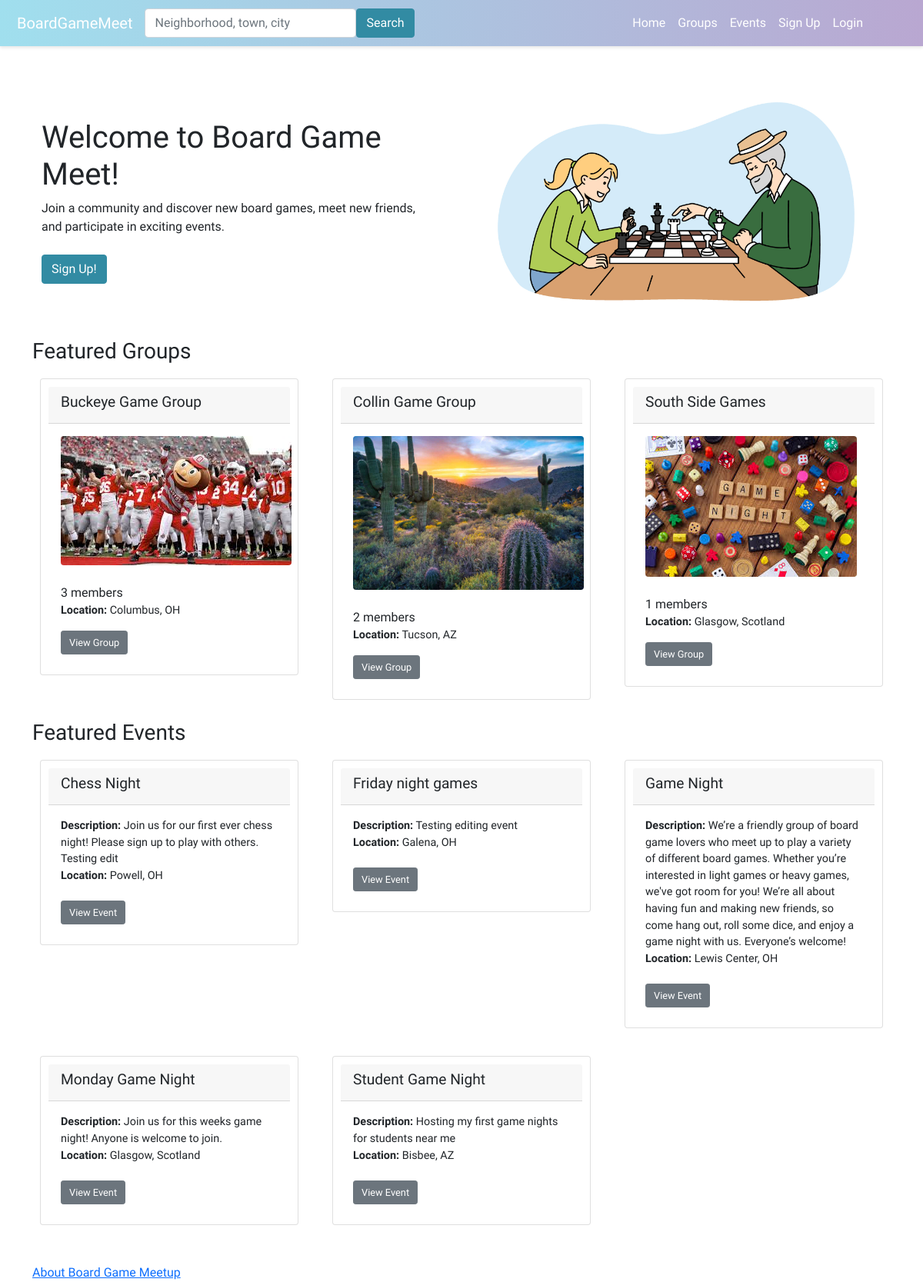
The page / on the database its author committed.
### boardgame/models.py (models this page shows, shortened)
class Group(models.Model):
    name = models.CharField(max_length=100)
    description = models.TextField()
    members = models.ManyToManyField(User, through='GroupMembers')
    slug = models.SlugField(unique=True)
    group_image = models.ImageField(upload_to='group_images/', null=True, blank=True)
    TYPE_SELECT = (
        ('Public', 'Public'),
        ('Private', 'Private'),
    )
    group_privacy = models.CharField(max_length=10,choices=TYPE_SELECT,default='Public')
    categories = models.ManyToManyField(Category, related_name='groups', blank=True)
    tags = models.ManyToManyField(Tag, related_name='groups', blank=True)

class GroupLocation(models.Model):
    group = models.OneToOneField('Group', on_delete=models.CASCADE)
    city = models.CharField(max_length=100)
    sublocality = models.CharField(max_length=100, blank=True)  # neighborhoods or sublocalities
    state = models.CharField(max_length=100, blank=True)
    postcode = models.CharField(max_length=20, blank=True)
    country = models.CharField(max_length=100)
    latitude = models.DecimalField(max_digits=9, decimal_places=6, blank=True, null=True)
    longitude = models.DecimalField(max_digits=9, decimal_places=6, blank=True, null=True)

class Event(models.Model):
    group = models.ForeignKey(Group, on_delete=models.CASCADE)
    title = models.CharField(max_length=100)
    description = models.TextField()
    date_time = models.DateTimeField()
    attendees = models.ManyToManyField(User, through='EventAttendance')
    event_image = models.ImageField(upload_to='event_images/', null=True, blank=True)
    categories = models.ManyToManyField(Category, related_name='events', blank=True)
    tags = models.ManyToManyField(Tag, related_name='events', blank=True)
    nominations_open = models.BooleanField(default=True)
    signups_open = models.BooleanField(default=False)
    admin_only_nominations = models.BooleanField(default=False)
    skip_nominations = models.BooleanField(default=False)

class EventLocation(models.Model):
    event = models.OneToOneField('Event', on_delete=models.CASCADE)
    address = models.CharField(max_length=255)
    city = models.CharField(max_length=100)
    sublocality = models.CharField(max_length=100, blank=True)  # neighborhoods or sublocalities
    state = models.CharField(max_length=100, blank=True, null=True)  # Nullable state field
    postcode = models.CharField(max_length=20)
    country = models.CharField(max_length=20)
    latitude = models.DecimalField(max_digits=9, decimal_places=6, blank=True, null=True)
    longitude = models.DecimalField(max_digits=9, decimal_places=6, blank=True, null=True)

### boardgame/views.py (the view)
# urls.py: path("",views.home, name="home"),
def home(request):
    group_list = Group.objects.all().select_related('grouplocation').order_by('name')
    event_list = Event.objects.all().select_related('eventlocation').order_by('title')
    user_groups = None
    user_events = None
    user = request.user
    if user.is_authenticated:
        user_groups = GroupMembers.objects.filter(user=user).select_related('group')
        user_events = EventAttendance.objects.filter(user=user).select_related('event')
    context = {
        'groups': group_list,
        'events': event_list,
        'user_groups': user_groups,
        'user_events': user_events,
    }
    return render(request, 'boardgame/home.html', context=context)

### boardgame/templates/boardgame/home.html (shortened to what this page needs)
{% extends 'boardgame/base.html' %}
{% load static %}
{% block content %}
<head>
    <link rel="stylesheet" type="text/css" href="{% static 'boardgame/style.css' %}">
</head>
<body>
    <div class="container">
        <div class="row align-items-center">
            <div class="col-md-6">
                <h1 class="test">Welcome to Board Game Meet!</h1>
                <div>
                    Join a community and discover new board games, meet new friends, <br>
                    and participate in exciting events. <br /><br />
                    {% if not user.is_authenticated %}
                    <a class="btn btn" type="submit" style="background-color: #328ba3; border-color: #328ba3; color: #ffffff;" href="{% url 'register' %}">Sign Up!</a>
                    {% else %}
                    <a class="btn btn" type="submit" style="background-color: #328ba3; border-color: #328ba3; color: #ffffff;" href="{% url 'groups' %}">Find groups!</a>
                    {% endif %}
                </div>
            </div>
            <div class="col-md-6 text-center">
                <img src="{% static 'boardgame/images/boardgamehome.jpeg' %}" alt="Board Game Home" class="img-fluid rounded" />
            </div>
        </div>
    </div>
    <div>
        {% if not user.is_authenticated %}
        <div>
            <h3>Featured Groups</h3>
            {% if groups %}
            <div class="row">
                {% for group in groups %}
                <div class="col-md-4 mb-3">
                    <div class="card">
                        <div class="card-header">
                            <h4>{{ group.name }}</h4>
                        </div>
                        <div class="card-body">
                            <div class="group-profile">
                                {% if group.group_image %}
                                <img src="{{ group.group_image.url }}" class="profile-image rounded">
                                {% else %}
                                <img src="{% static 'boardgame/images/group_profile_default.jpg' %}" class="profile-image rounded">
                                {% endif %}
                                <br/><br/>
                                {{ group.group_members.all.count }} members
                                <p><b>Location:</b> {{ group.grouplocation.city }}{% if group.grouplocation.state %}, {{ group.grouplocation.state }}{% endif %}</p>
                                <a href="{% url 'group_profile' group.slug %}" class="btn btn-secondary btn-sm">View Group</a>
                            </div>
                        </div>
                    </div>
                </div>
                {% endfor %}
            </div>
            {% else %}
            <strong>There are no groups present.</strong>
            {% endif %}
        </div>
        <div>
            <h3>Featured Events</h3>
            {% if events %}
            <div class="row">
                {% for event in events %}
                <div class="col-md-4 mb-3">
                    <div class="card">
                        <div class="card-header">
                            <h4>{{ event.title }}</h4>
                        </div>
                        <div class="card-body">
                            <p class="card-text">
                                <b>Description:</b> {{ event.description }}<br />
                                <b>Location:</b> {{ event.eventlocation.city }}{% if event.eventlocation.state %}, {{ event.eventlocation.state }}{% endif %}<br /><br />
                                <a href="{% url 'event_details' event.id %}" class="btn btn-secondary btn-sm">View Event</a>
                            </p>
                        </div>
                    </div>
                </div>
                {% endfor %}
            </div>
            {% else %}
            <strong>There are no events present.</strong>
            {% endif %}
        </div>
        {% endif %}
        <br>
        <div>
            <a href="/boardgame/about/">About Board Game Meetup</a><br />
        </div>
    </div>
</body>
{% endblock %}

### boardgame/static/boardgame/style.css (style rules this page uses)
.profile-image { max-width: 300px; max-height: 200px; width: auto; height: auto; }
.card { padding: 10px; margin: 10px; }
.card-header h4 { font-size: 1.2rem; }
.card-body p { font-size: 0.9rem; }
.btn-sm { font-size: 0.8rem; padding: 5px 10px; }
.container { max-width: 1200px; margin: auto; }

### boardgame/templates/boardgame/base.html (style rules this page uses)
body { font-family: 'Varela Round', sans-serif; }

### rows shown on the page
Group: name "Buckeye Game Group", group_image (picture), group_members.all.count "3", grouplocation.city "Columbus", grouplocation.state "OH"
Group: name "Collin Game Group", group_image (picture), group_members.all.count "2", grouplocation.city "Tucson", grouplocation.state "AZ"
Group: name "South Side Games", group_image (picture), group_members.all.count "1", grouplocation.city "Glasgow", grouplocation.state "Scotland"
Event: title "Chess Night", description "Join us for our first ever chess night! Please sign up to play with others. Testing edit", eventlocation.city "Powell", eventlocation.state "OH"
Event: title "Friday night games", description "Testing editing event", eventlocation.city "Galena", eventlocation.state "OH"
Event: title "Game Night", description "We’re a friendly group of board game lovers who meet up to play a variety of different board games. Whether you’re interested in light games or heavy games, we've got room for you! We’re all about having fun and making new friends, so come hang out, roll some dice, and enjoy a game night with us. Everyone’s welcome!", eventlocation.city "Lewis Center", eventlocation.state "OH"
Event: title "Monday Game Night", description "Join us for this weeks game night! Anyone is welcome to join.", eventlocation.city "Glasgow", eventlocation.state "Scotland"
Event: title "Student Game Night", description "Hosting my first game nights for students near me", eventlocation.city "Bisbee", eventlocation.state "AZ"
